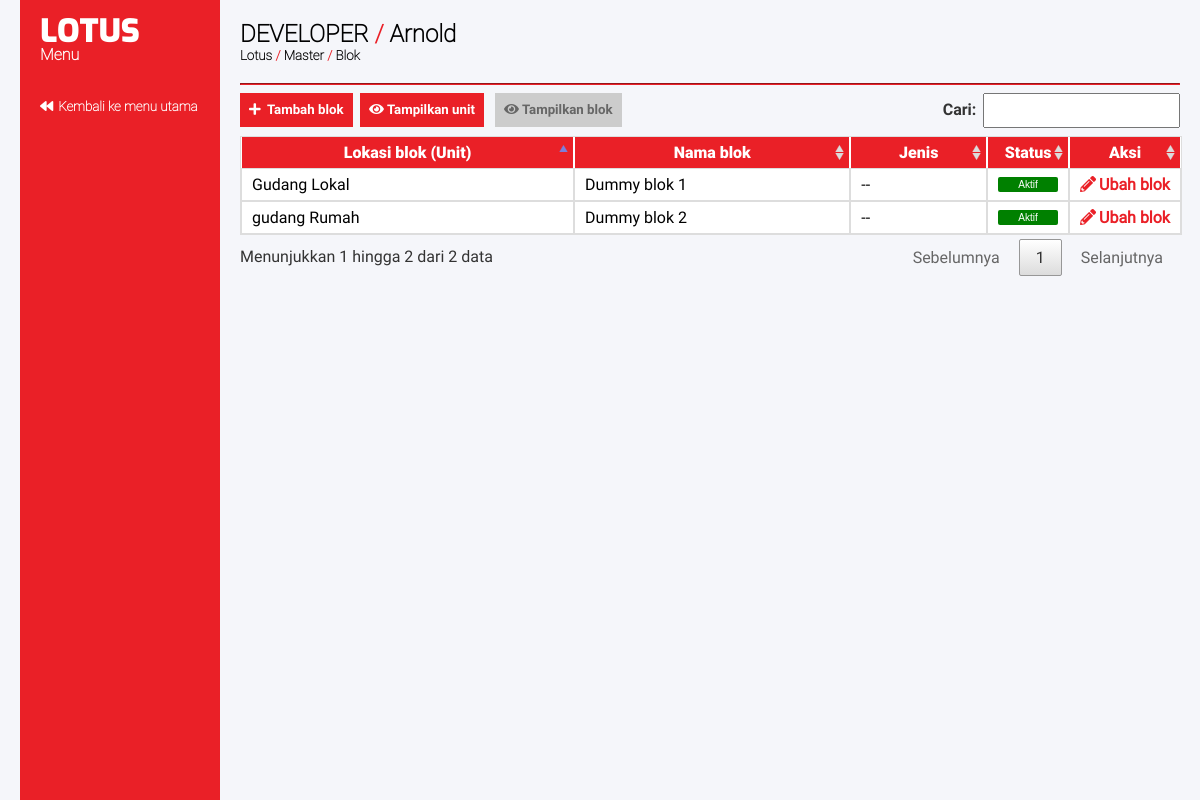
Page /blok.php (signed in) on the committed database.
### tables this page shows
CREATE TABLE `karyawan` (
  `karyawan_id` int(11) NOT NULL,
  `karyawan_nama` varchar(100) NOT NULL,
  `karyawan_user` varchar(12) NOT NULL,
  `karyawan_pass` varchar(50) NOT NULL,
  `karyawan_iplokasi` varchar(30) DEFAULT NULL,
  `karyawan_job` varchar(20) DEFAULT NULL,
  `hakakses_level` tinyint(1) NOT NULL,
  `karyawan_ktp` varchar(17) DEFAULT NULL,
  `karyawan_nohp` varchar(100) DEFAULT NULL,
  `karyawan_gbulanan` double DEFAULT NULL,
  `karyawan_gharian` double DEFAULT NULL,
  `karyawan_status` tinyint(1) DEFAULT NULL,
  `karyawan_opid` int(11) DEFAULT NULL,
  `karyawan_tdiubah` datetime DEFAULT NULL,
  `karyawan_alamat` varchar(255) DEFAULT NULL
);

CREATE TABLE `blok` (
  `blok_id` int(11) NOT NULL,
  `unit_id` int(11) NOT NULL,
  `blok_nama` varchar(100) NOT NULL,
  `blok_tipe` varchar(100) DEFAULT NULL,
  `blok_status` tinyint(1) NOT NULL,
  `blok_opid` int(11) DEFAULT NULL,
  `blok_tdiubah` datetime DEFAULT NULL
);

CREATE TABLE `unit` (
  `unit_id` int(11) NOT NULL,
  `unit_nama` varchar(100) NOT NULL,
  `unit_tipe` varchar(100) NOT NULL,
  `unit_alamat` varchar(100) DEFAULT NULL,
  `unit_status` tinyint(1) NOT NULL,
  `unit_opid` int(11) DEFAULT NULL,
  `unit_tdiubah` datetime DEFAULT NULL
);

### library/session.php (called while the page is built, shortened)
<?php
    include('library/config.php');
    $user_check = $_SESSION['login_user'];
    $ses_sql = mysqli_query($db,"select * from karyawan where karyawan_user = '$user_check' ");
    $row = mysqli_fetch_array($ses_sql,MYSQLI_ASSOC);
    $usernamalengkap    = $row['karyawan_nama'];
    $userjob            = $row['karyawan_job'];
?>

### blok.php (the view, shortened to what this page needs)
<?php
   include('library/session.php');
?>
<head>
    <link rel="stylesheet" type="text/css" href="style/style.css">
    <link rel="stylesheet" type="text/css" href="style/style2.css">
    <link rel="stylesheet" type="text/css" href="css/fontawesome.css">
    <link rel="stylesheet" type="text/css" href="css/solid.css">
    <link rel="stylesheet" type="text/css" href="css/jquery.dataTables.min.css">
    <link rel="stylesheet" type="text/css" href="css/select2.css">
</head>
<body ondragstart="return false;" ondrop="return false;">
    <div class="spacer"></div>
    <?php
        include('library/submenusidebar.php');
    ?>
    <div class="menudisplaycontainer">
        <div class="navcontainer">
            <div class="navleft">
                <h2 class="headnavigation"><?php echo strtoupper("$userjob") ?> <redfont>/</redfont> <?php echo $usernamalengkap ?></h2>
                <h5 class="headnavigation2">Lotus <redfont>/</redfont> Master <redfont>/</redfont> Blok</h5>
            </div>
        </div>
        <hr class="hrred">
        <div class="dashcontainer1" id="dashcontainer2">
            <div class="dcctable" id="dcctable2">
                <table id="tabel-data2">
                    <div class="formsubmit" style="position:absolute; float:right; z-index:50;" onclick="datalookup('detailentry2'); datahide('dcctable2');"><h5><i class="fas fa-plus fas2"></i> Tambah blok</h5></div>
                    <a href="unit.php"><div class="formsubmit" style="position:absolute; float:right; z-index:50; left:360px;" onclick="datalookup('dashcontainer1'); datahide('dashcontainer2');"><h5><i class="fas fa-eye fas2"></i> Tampilkan unit</h5></div></a>
                    <div class="formsubmit" style="position:absolute; float:right; z-index:50; left:495px;" disabled><h5><i class="fas fa-eye fas2"></i> Tampilkan blok</h5></div>
                    <thead>
                        <tr>
                            <th>Lokasi blok (Unit)</th>
                            <th>Nama blok</th>
                            <th>Jenis</th>
                            <th>Status</th>
                            <th style="width:10%;">Aksi</th>
                        </tr>
                        </thead>
                <tbody>
                    <?php
                        $blok = mysqli_query($db,"select * from blok join unit on blok.unit_id = unit.unit_id");
                        while($row = mysqli_fetch_array($blok))
                        {
                    ?>
                        <tr>
                            <td><?php echo $row['unit_nama'];?></td>
                            <td><?php echo $row['blok_nama'];?></td>
                            <td><?php if ($row['blok_tipe'] === '1'){echo 'Blok bahan baku';}elseif ($row['blok_tipe'] === '2'){echo 'Blok barang jadi';}elseif ($row['blok_tipe'] === '3'){echo 'Blok galeri';}else{echo '--';}; ?></td>
                            <td style="width:20px; text-align:center;">
                                <form class="statuschangeform" action="librarystatus/update_statusblok.php" method="post">
                                    <?php if ($row['blok_status'] === '1'){echo '<input class="statusaktif" type="submit" name="" value="Aktif">';}else{echo '<input class="statusnonaktif" type="submit" name="" value="Tidak aktif">';}; ?>
                                </form>
                                </td>
                            <td>
                                <a
                                   class="datalookup datalookup2"
                                   onclick="datahide('dcctable2');"
                                   style="cursor:pointer;"
                                   data-blokid="<?php echo $row['blok_id'];?>"
                                   data-blokunitid="<?php echo $row['unit_id'];?>"
                                   data-bloknama="<?php echo $row['blok_nama'];?>"
                                   data-bloktipe="<?php echo $row['blok_tipe'];?>"
                                   data-blokstatus="<?php echo $row['blok_status']?>"
                                   data-blokopid="<?php echo $row['blok_opid']?>"
                                   data-bloktdiubah="<?php echo $row['blok_tdiubah']?>"
                                   ><h4><i class="fas fa-pencil-alt fas2"></i> Ubah blok</h4></a></td>
                        </tr>
                    <?php
                        }
                    ?>
                    </tbody>
                </table>
            </div>
        </div>
    </div>
</body>

### style/style.css (style rules this page uses)
body { margin: 0px; padding: 0px; }
h1, h2, h3, h4, h5, h6 { padding: 0px; margin: 0px; }
html, body { margin: 0; min-height: 100% !important; }
table, td { border: 1px solid #ddd !important; text-align: left; background-color:#fff; font-family:fregular !important; }
th { background-color: #EA2027; color:#fff; border-left:1px solid #fff !important; border-right:1px solid #fff !important; border-bottom:none !important; border-top:none !important; font-family:fblack !important; text-align:center; }
table { border-collapse: collapse; width: 100%; }
th, td { padding: 6px 10px !important; white-space: nowrap !important; overflow: hidden !important; text-overflow: ellipsis !important; }
td { white-space: nowrap !important; overflow: hidden !important; text-overflow: ellipsis !important; }
.datalookup { color:#EA2027; }
a { text-decoration: none; }
.statuschangeform { padding:0px !important; margin:0px !important; }
.statusaktif { padding:2px 5px; background-color:green; font-size:10px; color:#fff; text-align:center; border-radius:2px; width:60px; border:none; }
.formsubmit { background-color: #EA2027; border: none; margin: 3px 10px 10px 0px; padding: 9px 9px 10px 9px; font-family: fbold !important; color: #fff; float:left; -webkit-touch-callout: none; -webkit-user-select: none; -khtml-user-select: none; -moz-user-select: none; -ms-user-select: none; user-select: none; }
.formsubmit:disabled, .formsubmit[disabled] { border: 1px solid #999999; background-color: #cccccc; color: #666666; border: none; margin: 3px 10px 10px 0px; padding: 9px 9px 10px 9px; font-family: fbold !important; float:left; -webkit-touch-callout: none; -webkit-user-select: none; -khtml-user-select: none; -moz-user-select: none; -ms-user-select: none; user-select: none; }
.fas { width: 30px; }
.fas2 { width: 15px; }
.spacer { width:20px; min-height:100%; float:left; background-color:#f5f6fa; }
.menudisplaycontainer { width: calc(100% - 260px); min-height: calc(100% - 40px); padding: 20px; background-color:#f5f6fa; float:left; }
.navcontainer { margin:0 0 20px 0; float:left; }
.navleft { float:left; }
.hrred { border-color:#EA2027; margin:0 0 5px 0!important; clear:left; }
.headnavigation, .headnavigation2, .headnavigation4 { font-family:fthin !important; color:#000; }
redfont { color:#EA2027; }
.dashcontainer1, .headnav1 { display:block; clear:left; }
.dcctable { float:left; width:100%; }
.menudisplaycontainer { width: calc(100% - 260px); min-height: calc(100% - 40px); padding: 20px; background-color: #f5f6fa; float: left; }

### style/style2.css (style rules this page uses)
[type=button]:not(:disabled), [type=reset]:not(:disabled), [type=submit]:not(:disabled), button:not(:disabled) { cursor: pointer; }

### css/solid.css (style rules this page uses)
.fa, .fas { font-family: 'Font Awesome 5 Free'; font-weight: 900; }

### rows in the picture
karyawan: karyawan_job "DEVELOPER", karyawan_nama "Arnold"
blok: unit.unit_nama "Gudang Lokal", blok_nama "Dummy blok 1"
blok: unit.unit_nama "gudang Rumah", blok_nama "Dummy blok 2"
